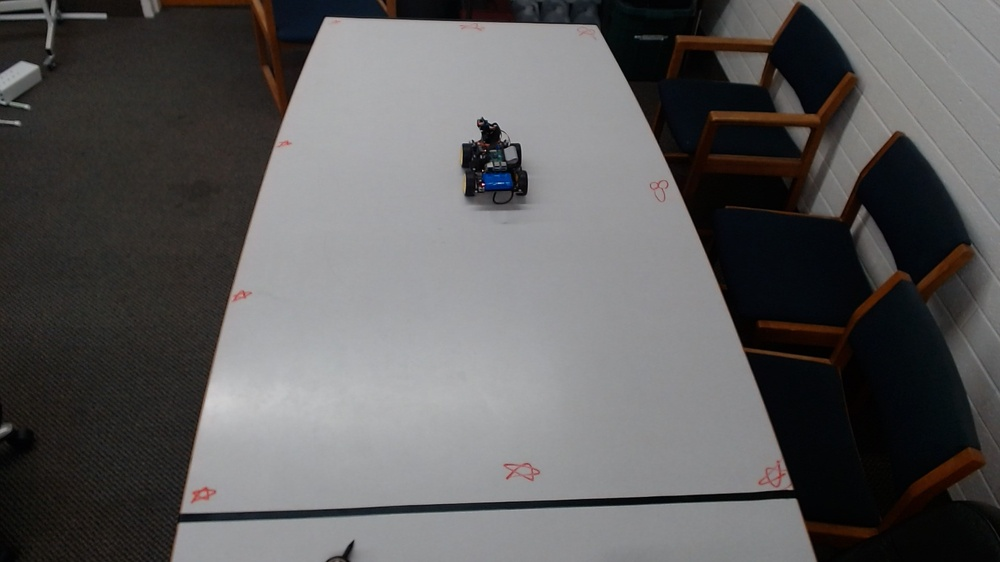
#> input picture robot/images/workspace.jpg, 1000 x 562 px, shrunk from 1920 x 1080 before the run
$ python image_transform.py
#> lines starting #> are read from the running program, lines starting #| are printed output that depends on the picture; after the words box and inside, x2 and y2 are one past the last pixel; in counts of white or black regions, pixels touching at a corner belong together
# %%
import cv2
from matplotlib import pyplot as plt
import numpy as np


class ImgTransform:
    def __init__(self, image):
        fig, self.axs = plt.subplots(3, 2)

        self.axs[0, 0].imshow(image)
        self.axs[0, 0].set_title("Unfiltered Image")

        filtered_image = self.apply_filter(image)
        threshold_image = self.apply_threshold(filtered_image)

        cnv, largest_contour = self.detect_contour(threshold_image, image.shape)
        self.corners = self.detect_corners_from_contour(cnv, largest_contour)

        self.destination_points, self.h, self.w = self.get_destination_points(
            self.corners
        )
        self.cropped = cv2.cvtColor(self.transform(image), cv2.COLOR_BGR2RGB)

        self.axs[2, 1].imshow(self.cropped)
        self.axs[2, 1].set_title("Filtered Image")
        fig.tight_layout(pad=0.5)
        plt.show()

        # f, (ax1, ax2) = plt.subplots(1, 2, figsize=(15, 8))
        # # f.subplots_adjust(hspace=.2, wspace=.05)
        # ax1.imshow(un_warped)
        # ax2.imshow(cropped)
        # plt.show()

    def apply_filter(self, image):

        gray = cv2.cvtColor(image, cv2.COLOR_RGB2GRAY)
        kernel = np.ones((5, 5), np.float32) / 15
        filtered = cv2.filter2D(gray, -1, kernel)
        self.axs[0, 1].imshow(cv2.cvtColor(filtered, cv2.COLOR_BGR2RGB))
        self.axs[0, 1].set_title("Filtered Image")
        return filtered

    def apply_threshold(self, filtered):

        ret, thresh = cv2.threshold(filtered, 250, 255, cv2.THRESH_OTSU)
        self.axs[1, 0].imshow(cv2.cvtColor(thresh, cv2.COLOR_BGR2RGB))
        self.axs[1, 0].set_title("After applying OTSU threshold")
        return thresh

    def detect_contour(self, img, image_shape):

        canvas = np.zeros(image_shape, np.uint8)
        contours, hierarchy = cv2.findContours(
            img, cv2.RETR_TREE, cv2.CHAIN_APPROX_NONE
        )
        cnt = sorted(contours, key=cv2.contourArea, reverse=True)[0]
        cv2.drawContours(canvas, cnt, -1, (0, 255, 255), 3)
        self.axs[1, 1].set_title("Largest Contour")
        self.axs[1, 1].imshow(canvas)
        return canvas, cnt

    def detect_corners_from_contour(self, canvas, cnt):

        epsilon = 0.02 * cv2.arcLength(cnt, True)
        approx_corners = cv2.approxPolyDP(cnt, epsilon, True)
        cv2.drawContours(canvas, approx_corners, -1, (255, 255, 0), 10)
        approx_corners = sorted(np.concatenate(approx_corners).tolist())
        # print('\nThe corner points are ...\n')
        for index, c in enumerate(approx_corners):
            character = chr(65 + index)
            # print(character, ':', c)
            cv2.putText(
                canvas,
                character,
                tuple(c),
                cv2.FONT_HERSHEY_SIMPLEX,
                1,
                (255, 0, 0),
                2,
                cv2.LINE_AA,
            )

        # Rearranging the order of the corner points
        # print(approx_corners)
        approx_corners = [approx_corners[i] for i in [1, 2, 0, 3]]
        self.axs[2, 0].imshow(canvas)
        self.axs[2, 0].set_title("Corner Points: Douglas-Peucker")
        return approx_corners

    def get_destination_points(self, corners):

        w1 = np.sqrt(
            (corners[0][0] - corners[1][0]) ** 2 + (corners[0][1] - corners[1][1]) ** 2
        )
        w2 = np.sqrt(
            (corners[2][0] - corners[3][0]) ** 2 + (corners[2][1] - corners[3][1]) ** 2
        )
        w = min(int(w1), int(w2))

        h1 = np.sqrt(
            (corners[0][0] - corners[2][0]) ** 2 + (corners[0][1] - corners[2][1]) ** 2
        )
        h2 = np.sqrt(
            (corners[1][0] - corners[3][0]) ** 2 + (corners[1][1] - corners[3][1]) ** 2
        )
        h = max(int(h1), int(h2))

        destination_corners = np.float32(
            [(0, 0), (w - 1, 0), (0, h - 1), (w - 1, h - 1)]
        )

        # print('\nThe destination points are: \n')
        for index, c in enumerate(destination_corners):
            character = chr(65 + index) + "'"
            # print(character, ':', c)

        # print('\nThe approximated height and width of the original image is: \n', (h, w))
        return destination_corners, h, w

    def unwarp(self, img, src, dst):

        h, w = img.shape[:2]
        H, _ = cv2.findHomography(
            src, dst, method=cv2.RANSAC, ransacReprojThreshold=3.0
        )
        # print('\nThe homography matrix is: \n', H)
        un_warped = cv2.warpPerspective(img, H, (w, h), flags=cv2.INTER_LINEAR)

        return un_warped

    def transform(self, image):
        un_warped = self.unwarp(
            image, np.float32(self.corners), self.destination_points
        )

        cropped = un_warped[0 : self.h, 0 : self.w]
        # cv2.imwrite("images/cropped.jpg", cropped)
        return cropped


# %%
# Example usage

if __name__ == "__main__":
    image = cv2.imread("images/workspace.jpg")
#> image is the input picture: shape (562, 1000, 3); mean B, G, R 92, 91.9, 93.1
    image = cv2.cvtColor(image, cv2.COLOR_BGR2RGB)

    transform = ImgTransform(image)
#> in apply_filter, `filtered = cv2.filter2D(gray, -1, kernel)`:
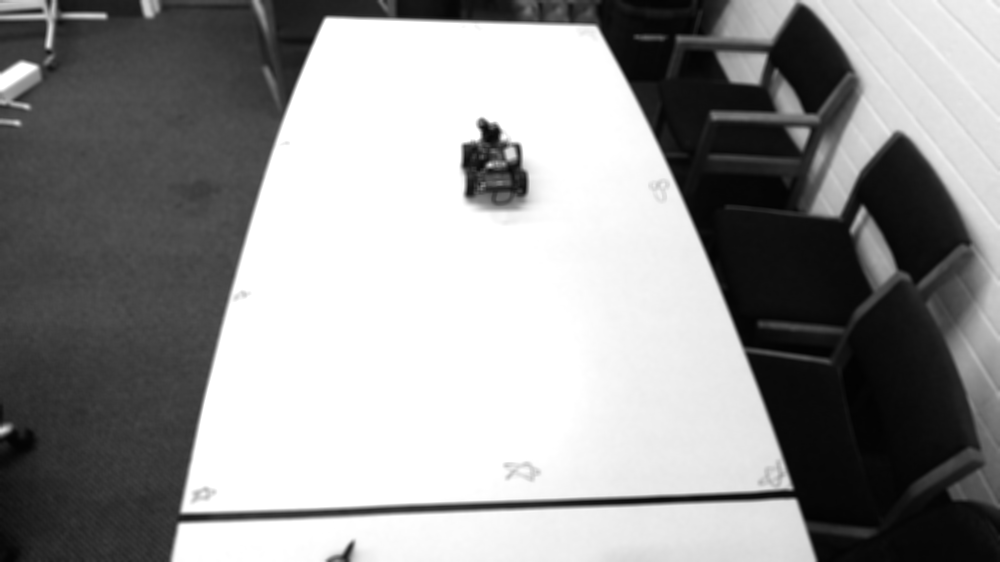
#> filtered: shape (562, 1000); min 2, max 255, mean 148
#> in apply_threshold, `ret, thresh = cv2.threshold(filtered, 250, 255, cv2.THRESH_OTSU)`:
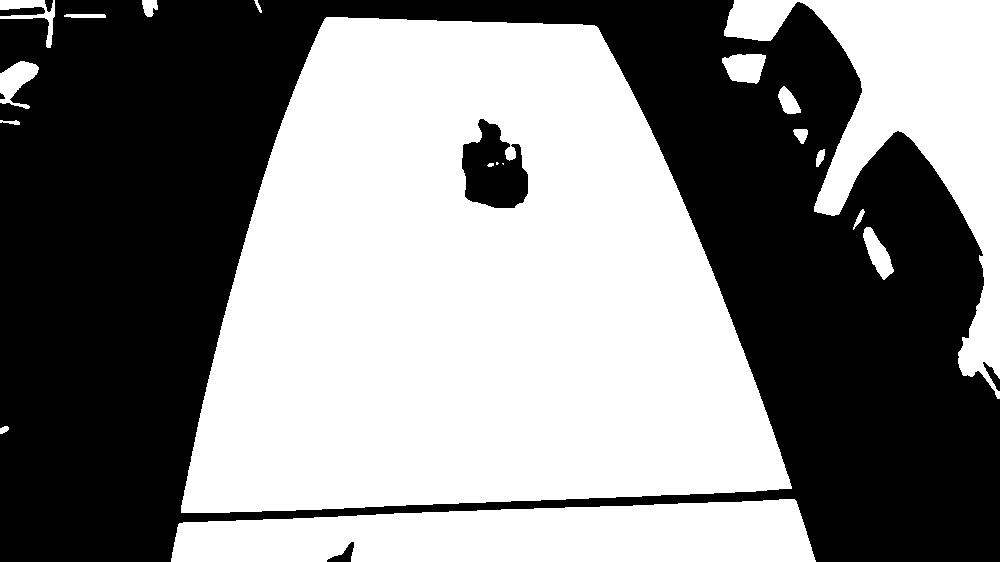
#> thresh: shape (562, 1000); 51.8% white; 7 black regions
#> in apply_threshold, `ret, thresh = cv2.threshold(filtered, 250, 255, cv2.THRESH_OTSU)`: ret = 144
#> in detect_contour, `contours, hierarchy = cv2.findContours( img, cv2.RETR_TREE, cv2.CHAIN_..`: contours = 20 contours, 3 with area under 20; largest, box (x1, y1, x2, y2) and area: (181, 17, 792, 513) 221304, (724, 0, 1000, 399) 34893, (171, 499, 816, 562) 31588, (461, 118, 529, 209) 4158, (722, 54, 766, 84) 940
#> in detect_contour, `cnt = sorted(contours, key=cv2.contourArea, reverse=True)[0]`: cnt = contour of 1837 points, box (x1, y1, x2, y2) (181, 17, 792, 513), area 221304
#> in __init__, `cnv, largest_contour = self.detect_contour(threshold_image, image.shape)`: largest_contour has the same summary as cnt in detect_contour
#> in detect_corners_from_contour, `epsilon = 0.02 * cv2.arcLength(cnt, True)`: epsilon = 39.83
#> in detect_corners_from_contour, `approx_corners = cv2.approxPolyDP(cnt, epsilon, True)`: approx_corners = [[326, 17], [181, 512], [791, 488], [598, 28]]
#> in detect_corners_from_contour, `cv2.drawContours(canvas, approx_corners, -1, (255, 255, 0), 10)`:
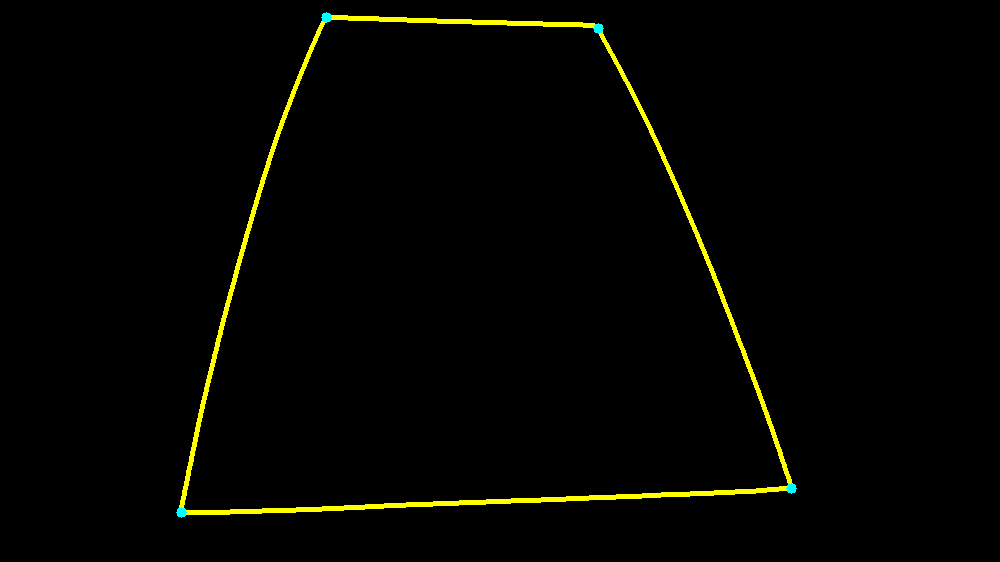
#> canvas: shape (562, 1000, 3); mean of channels 0, 1, 2 0.1, 4.2, 4.1; drawn as B, G, R
#> in detect_corners_from_contour, `approx_corners = sorted(np.concatenate(approx_corners).tolist())`: approx_corners = [[181, 512], [326, 17], [598, 28], [791, 488]]
#> the loop in detect_corners_from_contour, `for index, c in enumerate(approx_corners):` made 4 passes
#> after the loop in detect_corners_from_contour, `for index, c in enumerate(approx_corners):`:
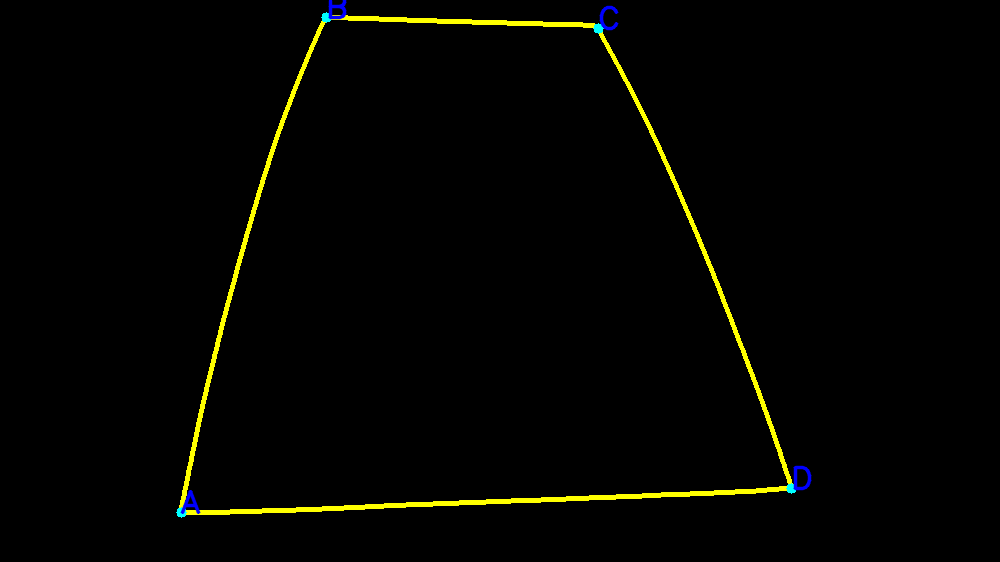
#> canvas: shape (562, 1000, 3); 0.19% of pixels changed, all inside (x1, y1, x2, y2) = (180, 0, 812, 515); drawn as B, G, R
#> in detect_corners_from_contour, `approx_corners = [approx_corners[i] for i in [1, 2, 0, 3]]`: approx_corners = [[326, 17], [598, 28], [181, 512], [791, 488]]
#> in get_destination_points, `w1 = np.sqrt( (corners[0][0] - corners[1][0]) ** 2 + (corners[0][1] - ..`: w1 = 272.2
#> in get_destination_points, `w2 = np.sqrt( (corners[2][0] - corners[3][0]) ** 2 + (corners[2][1] - ..`: w2 = 610.5
#> in get_destination_points, `w = min(int(w1), int(w2))`: w = 272
#> in get_destination_points, `h1 = np.sqrt( (corners[0][0] - corners[2][0]) ** 2 + (corners[0][1] - ..`: h1 = 515.8
#> in get_destination_points, `h2 = np.sqrt( (corners[1][0] - corners[3][0]) ** 2 + (corners[1][1] - ..`: h2 = 498.8
#> in get_destination_points, `h = max(int(h1), int(h2))`: h = 515
#> in get_destination_points, `destination_corners = np.float32( [(0, 0), (w - 1, 0), (0, h - 1), (w ..`: destination_corners = [[0, 0], [271, 0], [0, 514], [271, 514]]
#> the loop in get_destination_points, `for index, c in enumerate(destination_corners):` made 4 passes
#> in __init__, `self.destination_points, self.h, self.w = self.get_destination_points(..`: self.h = 515; self.w = 272
#> in unwarp, `H, _ = cv2.findHomography( src, dst, method=cv2.RANSAC, ransacReprojTh..`: H = [[0.902, 0.264, -298.5], [-0.0923, 2.28, -8.71], [-0.000257, 0.00248, 1]]
#> in unwarp, `un_warped = cv2.warpPerspective(img, H, (w, h), flags=cv2.INTER_LINEAR)`:
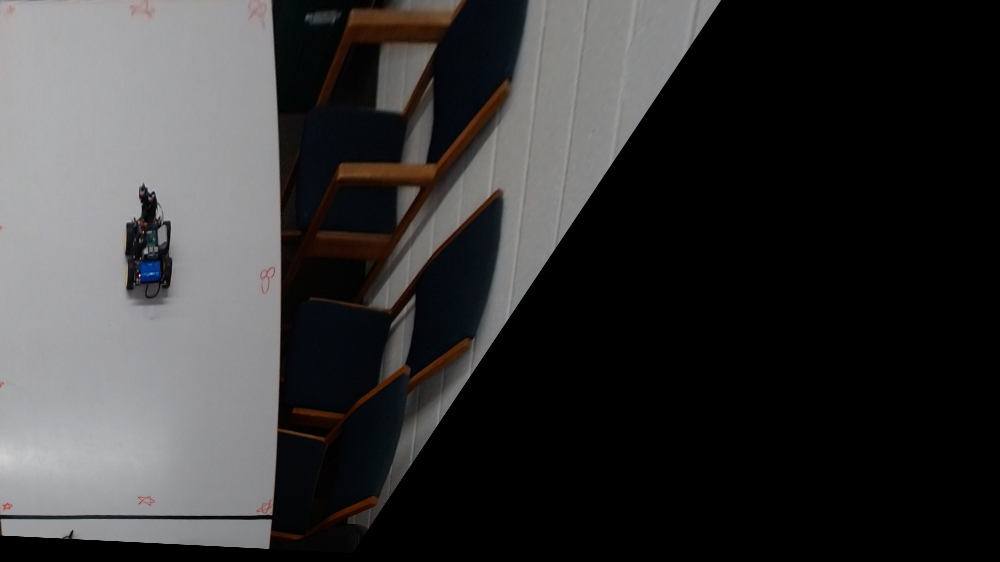
#> un_warped: shape (562, 1000, 3); mean R, G, B 55.9, 55.3, 55.6
#> in transform, `cropped = un_warped[0 : self.h, 0 : self.w]`:
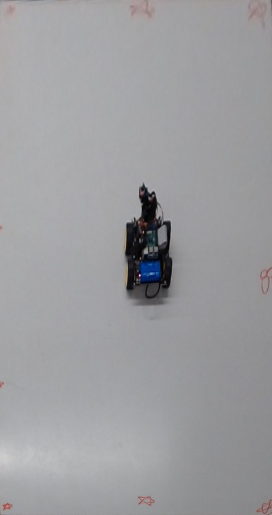
#> cropped: shape (515, 272, 3); mean R, G, B 157, 157.1, 159.4
#> in __init__, `plt.show()`:
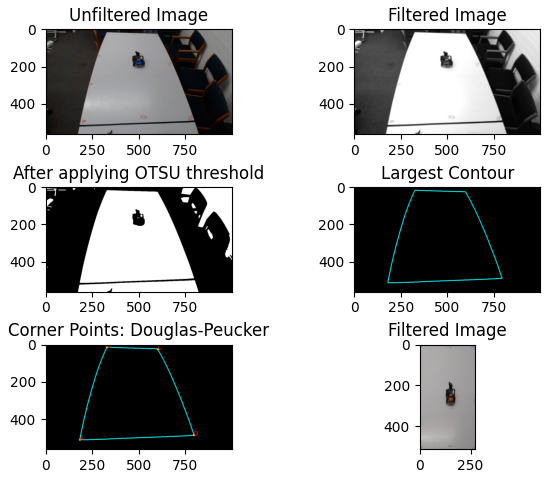
#> figure drawn by matplotlib, 6 panels; B, G, R data is drawn as R, G, B
    transform.transform(image)
# %%
